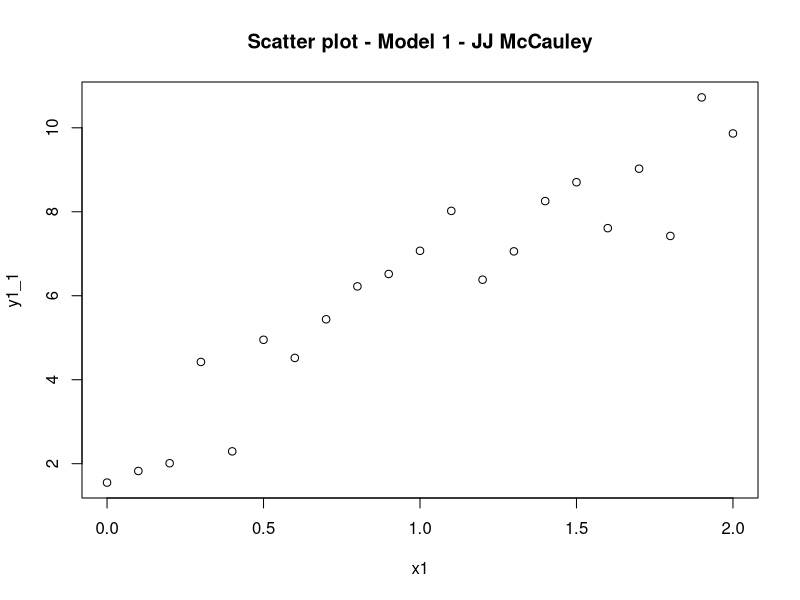
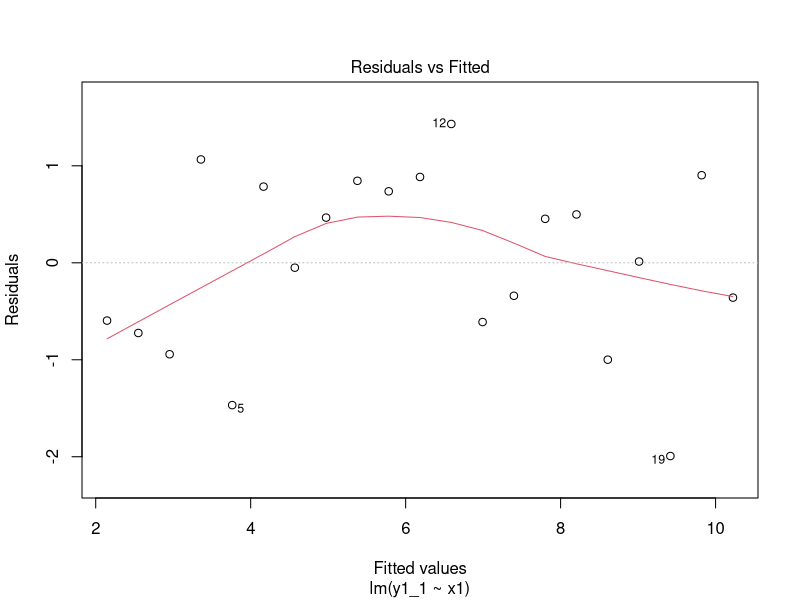
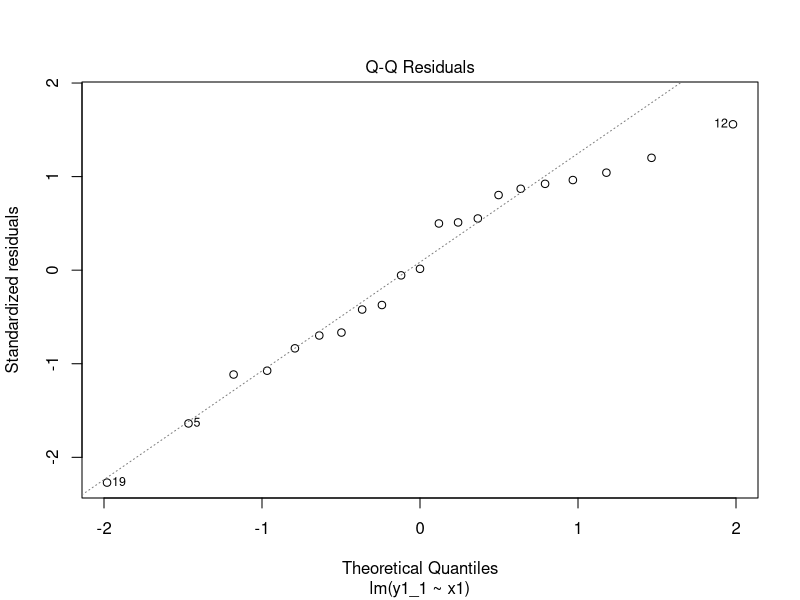
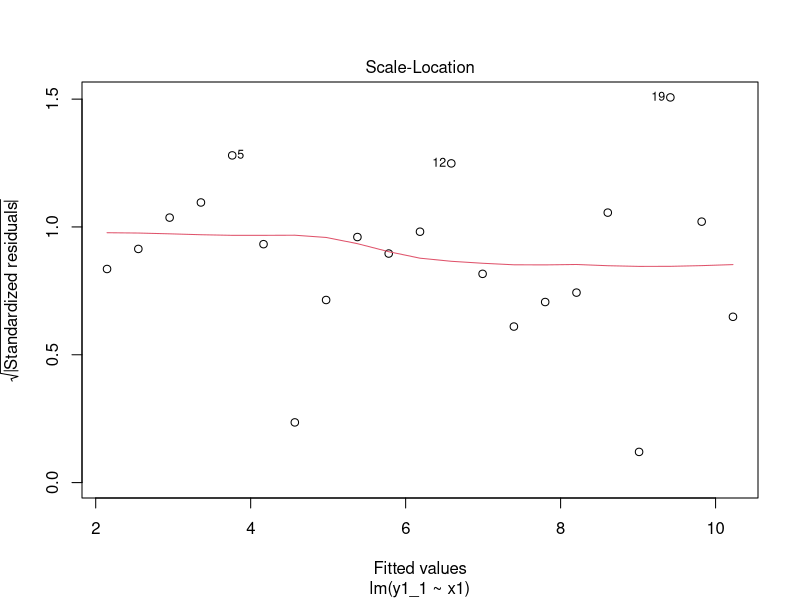
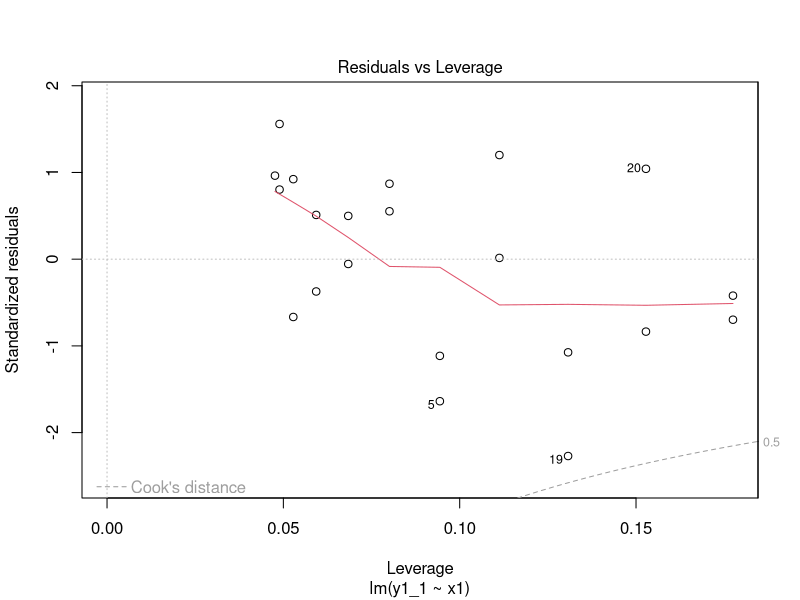
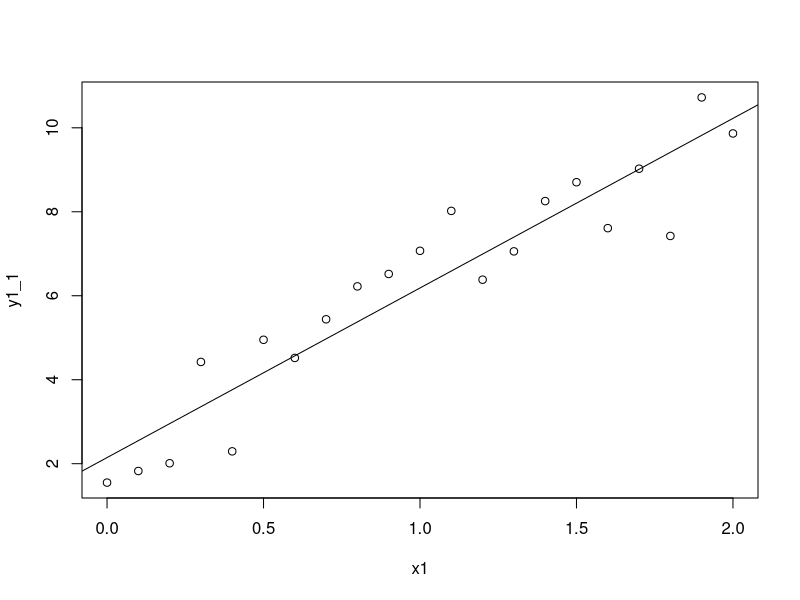
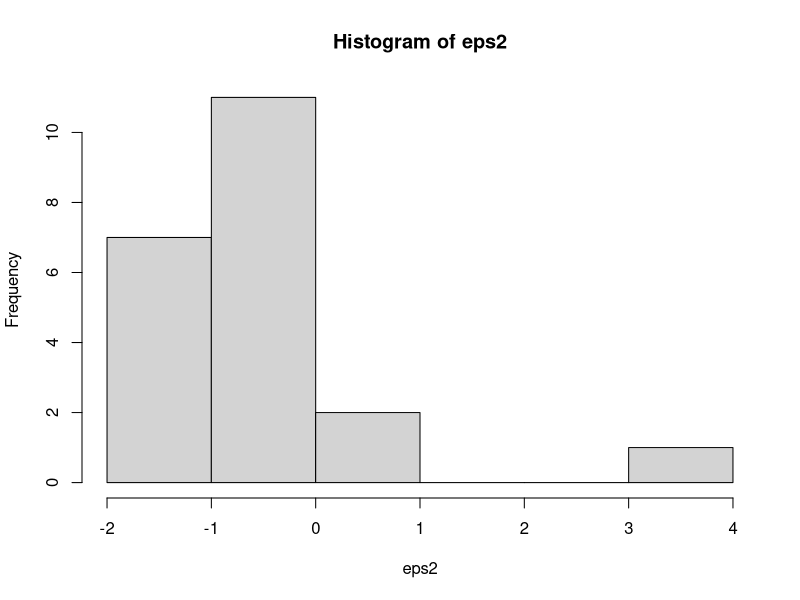

Write the R code that produced these figures, in order.
## ---- chunk 1
knitr::opts_chunk$set(echo = TRUE, warning=FALSE,message=FALSE)

## ---- chunk 2
x1 <- seq(from=0,to=2,by=0.1)
x1
## ---- chunk 3
eps1 <- rnorm(21,0,1)
## ---- chunk 4
y1_1 <- 2+4*x1+eps1
## ---- chunk 5
plot(y1_1~x1)
title(main="Scatter plot - Model 1 - JJ McCauley")
## ---- chunk 6
mod1 <- lm(y1_1~x1) #Creating the Linear Regression Model

#Outputting the results
summary(mod1)
anova(mod1)

plot(mod1)
## ---- chunk 7
plot(y1_1~x1)
abline(mod1)
## ---- chunk 8

## ---- chunk 9

## ---- chunk 10
eps2 <- rlnorm(21,0,1)-exp(1/2)
hist(eps2)
mean(eps2)
## ---- chunk 11

## ---- chunk 12
TestScore <- read.csv("TestScore.csv")
## ---- chunk 13

## ---- chunk 14

## ---- chunk 15


## ---- chunk 16
    TestScore2<-subset(TestScore, FinalExam!=0)
## ---- chunk 17

## ---- chunk 18

